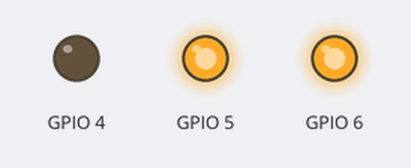
The program below on a simulated Raspberry Pi (BCM pin numbers). Parts: output pins drawn as LEDs (lit = HIGH).

Above: at 0.5 s.
At 1.5 s:
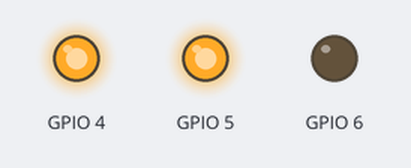
At 2.5 s:
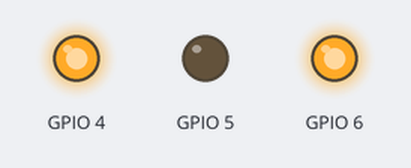
At 3.5 s:
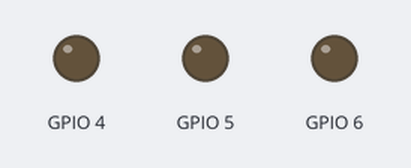
At 4.5 s:
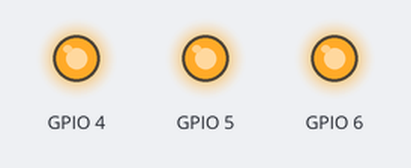
Timing chart, 0 to 6.5 s (numbered marks = the images above):
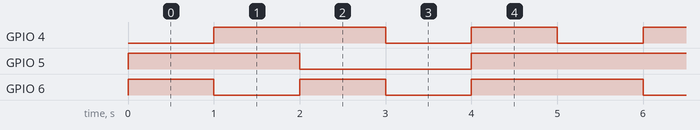

The program:

rgb.py
```python
#rgb.py
import time
import RPi.GPIO as GPIO

GPIO.setmode(GPIO.BCM)
GPIO.setup(4, GPIO.OUT) #Kirmizi
GPIO.setup(5, GPIO.OUT) #Mavi
GPIO.setup(6, GPIO.OUT) #Yesil


while True:

    #Kirmizi
    GPIO.output(4, False)
    GPIO.output(5, True)
    GPIO.output(6, True)
    time.sleep(1)
    #Yesil
    GPIO.output(4, True)
    GPIO.output(5, True)
    GPIO.output(6, False)
    time.sleep(1)
    #Mavi
    GPIO.output(4, True)
    GPIO.output(5, False)
    GPIO.output(6, True)
    time.sleep(1)
    #Beyaz
    GPIO.output(4, False)
    GPIO.output(5, False)
    GPIO.output(6, False)
    time.sleep(1)
    #Sonuk
    GPIO.output(4, True)
    GPIO.output(5, True)
    GPIO.output(6, True)
    time.sleep(1)
```

Measured:
- by itself, GPIO 4, GPIO 6: repeats every 5.0 s: LOW 1.0 s, HIGH 1.0 s, LOW 1.0 s, HIGH 2.0 s
- by itself, GPIO 5: repeats every 5.0 s: LOW 2.0 s, HIGH 3.0 s
- by itself, everything shown: repeats every 5.0 s, in 5 steps
